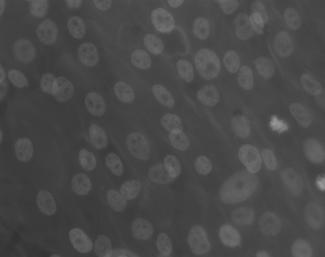
#> input picture images/osteoblaste.jpg, 325 x 257 px
$ python histogram_enhancement.py
#> lines starting #> are read from the running program, lines starting #| are printed output that depends on the picture
import numpy as np
import matplotlib.pyplot as plt
from skimage.io import imread
from skimage.util import img_as_float, img_as_ubyte
from skimage.exposure import equalize_hist, equalize_adapthist

# Load the osteoblast image
image = img_as_float(imread('../images/osteoblaste.jpg', as_gray=True))
#> image is the input picture: shape (257, 325) float64; min 0.192, max 0.6, mean 0.288

# Apply histogram equalization
hist_eq = equalize_hist(image)
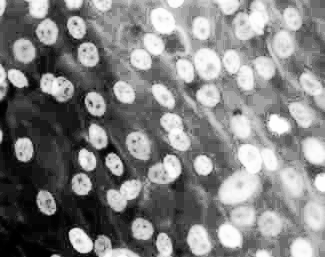
#> hist_eq: shape (257, 325) float64; min 2.39e-05, max 1, mean 0.511

# Apply adaptive histogram equalization (CLAHE)
adapthist_eq = equalize_adapthist(image, clip_limit=0.03)
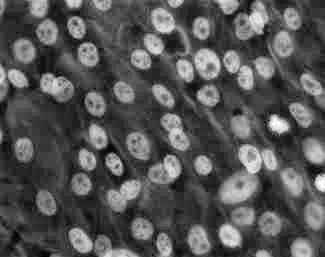
#> adapthist_eq: shape (257, 325) float64; min 0, max 1, mean 0.337

# Calculate histograms
bins = 256
hist_original = np.histogram(image, bins=bins, range=(0, 1))[0]
#> hist_original = 256 values, max 4664 at index 72, min 0 at index 0, mean 326.3
hist_equalized = np.histogram(hist_eq, bins=bins, range=(0, 1))[0]
#> hist_equalized = 256 values, max 4664 at index 136, min 0 at index 2, mean 326.3
hist_adapthist = np.histogram(adapthist_eq, bins=bins, range=(0, 1))[0]
#> hist_adapthist = 256 values, max 1321 at index 55, min 0 at index 3, mean 326.3

# Plot the results
plt.figure(figsize=(15, 10))

# Original image and histogram
plt.subplot(3, 2, 1)
plt.imshow(image, cmap='gray')
plt.title('Original Image')
plt.axis('off')

plt.subplot(3, 2, 2)
plt.plot(hist_original, color='black')
plt.title('Original Histogram')
plt.xlim([0, bins-1])
plt.tight_layout()

# Histogram equalized image and histogram
plt.subplot(3, 2, 3)
plt.imshow(hist_eq, cmap='gray')
plt.title('Histogram Equalized')
plt.axis('off')

plt.subplot(3, 2, 4)
plt.plot(hist_equalized, color='black')
plt.title('Equalized Histogram')
plt.xlim([0, bins-1])
plt.tight_layout()

# Adaptive histogram equalized image and histogram
plt.subplot(3, 2, 5)
plt.imshow(adapthist_eq, cmap='gray')
plt.title('Adaptive Histogram Equalization (CLAHE)')
plt.axis('off')

plt.subplot(3, 2, 6)
plt.plot(hist_adapthist, color='black')
plt.title('CLAHE Histogram')
plt.xlim([0, bins-1])
plt.tight_layout()

plt.subplots_adjust(hspace=0.3)
plt.show()
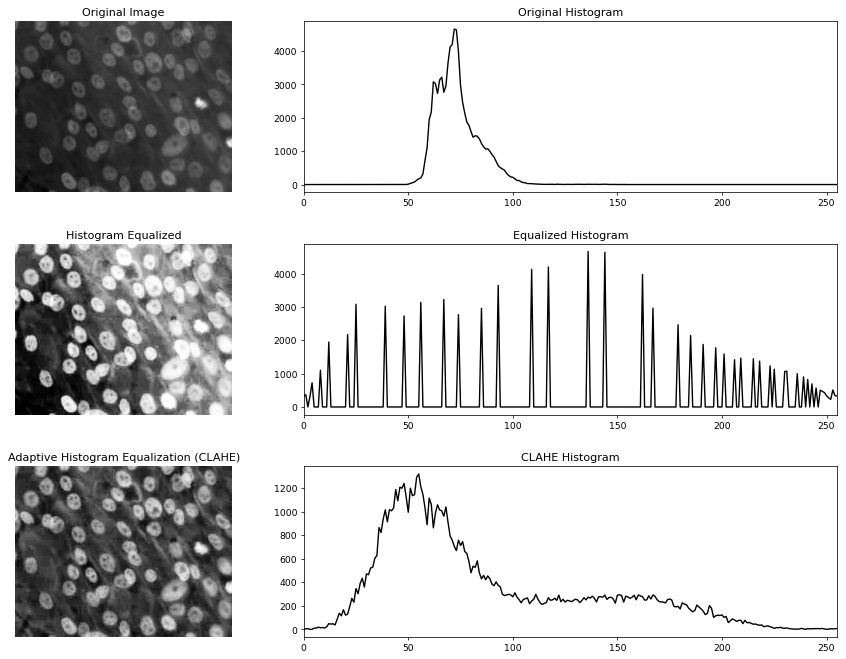
#> figure drawn by matplotlib, 6 panels; panel 2: curve peaks at x = 72, y = 4664; panel 4: curve peaks at x = 136, y = 4664; panel 6: curve peaks at x = 55, y = 1321
